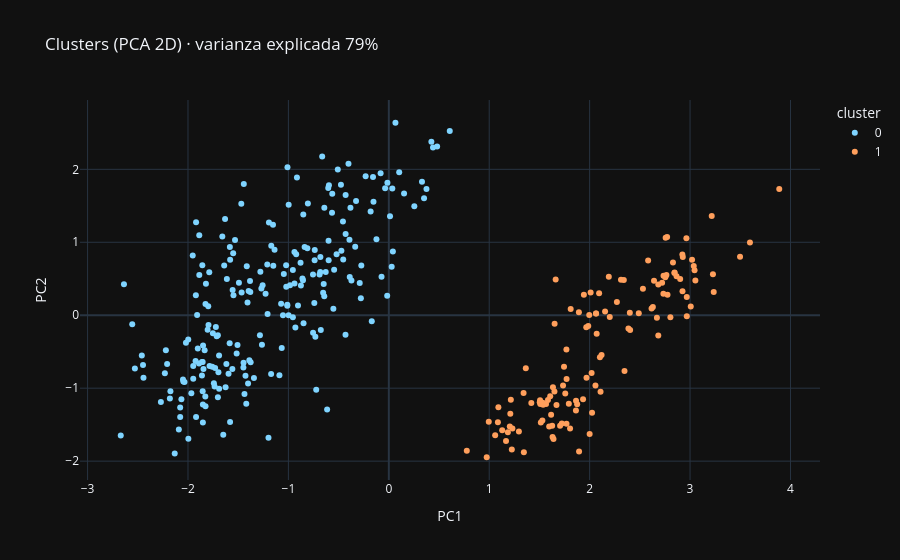

The notebook cell this image was saved under:
### Markdown cell above
## 📊 5 · Evaluación

Interpretación de los grupos / anomalías (proyección PCA 2D).

### Code cell
# 5 · Interpretación: clusters proyectados en 2D (PCA)
from sklearn.decomposition import PCA
pca = PCA(n_components=2, random_state=SEED); coords = pca.fit_transform(Xp)
px.scatter(x=coords[:, 0], y=coords[:, 1], color=df['cluster'].astype(str),
           labels={'x': 'PC1', 'y': 'PC2', 'color': 'cluster'},
           title=f'Clusters (PCA 2D) · varianza explicada {pca.explained_variance_ratio_.sum():.0%}').show()
display(df.groupby('cluster').size().rename('n').to_frame())

### Figure 1 — Plotly figure (JSON) as saved in the notebook; plotly's stock layout.template omitted (floating-point values rounded to 4 significant figures; data arrays with more than 128 entries replaced by an {"elided": "..."} marker saying what was removed)
{"data": [{"hovertemplate": "cluster=0<br>PC1=%{x}<br>PC2=%{y}<extra></extra>", "legendgroup": "0", "marker": {"color": "#7fd4ff", "symbol": "circle"}, "mode": "markers", "name": "0", "orientation": "v", "showlegend": true, "type": "scatter", "x": {"elided": "221 float values"}, "xaxis": "x", "y": {"elided": "221 float values"}, "yaxis": "y"}, {"hovertemplate": "cluster=1<br>PC1=%{x}<br>PC2=%{y}<extra></extra>", "legendgroup": "1", "marker": {"color": "#ff9f5c", "symbol": "circle"}, "mode": "markers", "name": "1", "orientation": "v", "showlegend": true, "type": "scatter", "x": [1.631, 3.037, 1.585, 2.775, 2.403, 1.597, 1.503, 2.2, 1.225, 1.996, 1.345, 2.34, 1.706, 2.67, 1.091, 2.684, 0.9749, 3.236, 1.506, 2.617, 2.967, 1.793, 1.419, 1.811, 1.895, 1.966, 1.364, 2.489, 1.607, 2.734, 2.4, 1.231, 1.509, 3.888, 2.347, 2.312, 1.64, 1.662, 1.167, 1.943, 0.7765, 2.866, 1.295, 2.065, 2.736, 1.805, 1.205, 2.754, 2.0, 1.893, 1.67, 2.684, 1.21, 2.63, 1.934, 1.986, 1.059, 2.07, 0.9955, 2.925, 1.129, 2.386, 1.514, 3.498, 1.864, 2.923, 1.769, 3.045, 1.723, 2.967, 1.77, 2.063, 2.271, 2.058, 1.635, 3.053, 1.532, 2.928, 1.77, 2.531, 1.735, 2.844, 1.649, 2.641, 1.627, 2.757, 1.529, 2.804, 1.876, 2.963, 1.969, 2.771, 1.537, 2.765, 1.566, 2.722, 2.01, 2.108, 1.342, 2.582, 2.02, 3.216, 1.745, 3.007, 2.102, 2.094, 1.086, 2.83, 1.185, 2.154, 2.119, 3.228, 1.215, 3.02, 1.616, 3.597, 1.651, 2.846, 2.024, 1.864, 2.901, 1.757, 2.191], "xaxis": "x", "y": [-1.668, 0.6749, -1.163, 0.2807, -0.2023, -1.527, -1.193, -0.02543, -1.839, 0.003381, -1.877, 0.4843, -1.515, -0.03383, -1.261, 0.4208, -1.947, 0.3198, -1.167, 0.09188, -0.01312, -1.213, -1.203, 0.08521, -1.868, -0.1632, -0.7267, 0.0264, -1.109, 0.2932, 0.03399, -1.554, -1.215, 1.729, -0.7631, 0.4866, -1.696, 0.4895, -1.725, 0.2798, -1.858, 0.5336, -1.593, 0.0223, 0.5416, -1.551, -1.525, 0.521, -1.627, 0.03943, -1.229, -0.2787, -1.352, 0.1145, -1.15, -0.1482, -1.645, -0.2546, -1.462, 0.33, -1.578, -0.1834, -1.471, 0.8005, -1.304, 0.8312, -0.471, 0.6162, -1.484, 0.2491, -0.8754, 0.02404, 0.1822, -0.9638, -0.986, 0.4778, -1.2, 0.7975, -1.486, 0.3627, -0.9628, 0.5784, -1.046, 0.4721, -1.514, 1.063, -1.442, -0.02629, -1.22, 1.057, -0.8558, 1.072, -1.226, 0.5506, -1.217, 0.4445, 0.3104, -1.048, -1.064, 0.7502, -0.792, 1.362, -0.7073, 0.1215, -0.5758, 0.3014, -1.467, 0.7236, -1.605, 0.05197, -0.545, 0.5612, -1.158, 0.7604, -1.363, 0.9982, -0.117, 0.5845, -1.336, -1.172, 0.4977, -1.073, 0.5267], "yaxis": "y"}], "layout": {"legend": {"title": {"text": "cluster"}, "tracegroupgap": 0}, "title": {"text": "Clusters (PCA 2D) · varianza explicada 79%"}, "xaxis": {"anchor": "y", "domain": [0.0, 1.0], "title": {"text": "PC1"}}, "yaxis": {"anchor": "x", "domain": [0.0, 1.0], "title": {"text": "PC2"}}}}
